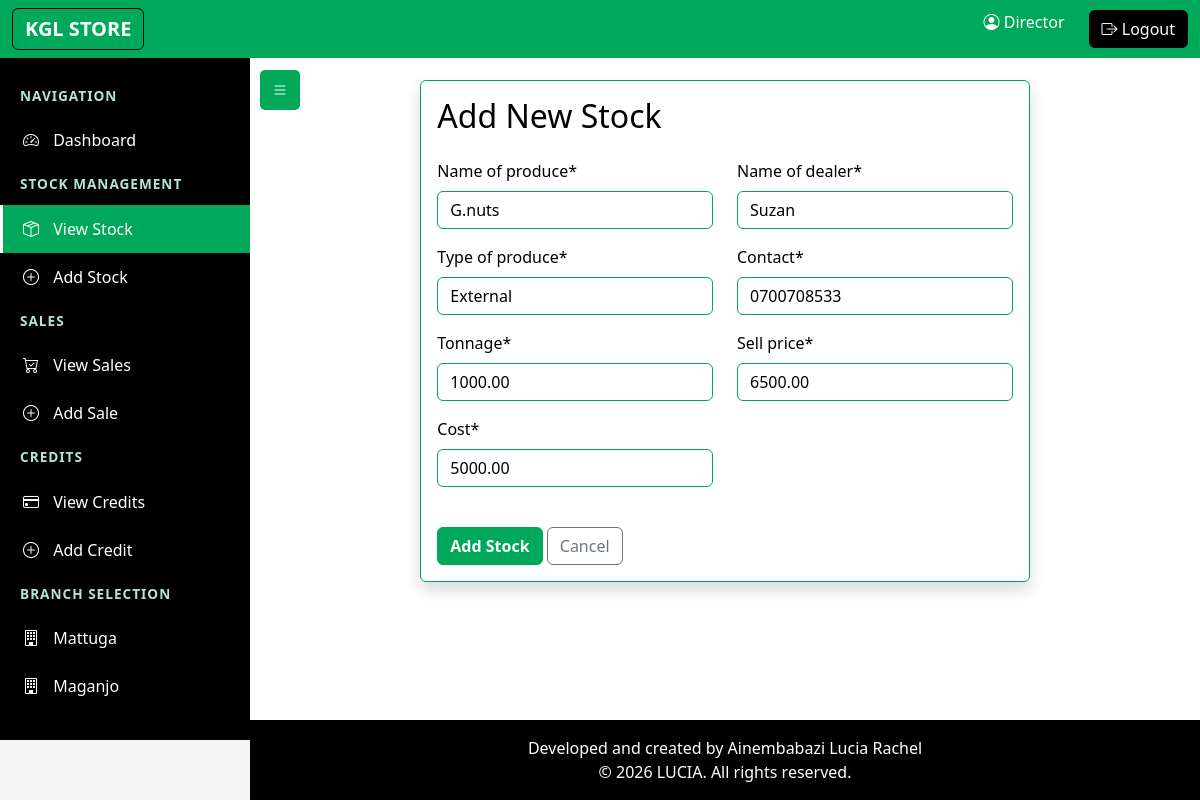
/stock/edit/6/ (signed in), run on an earlier commit of the app's database.
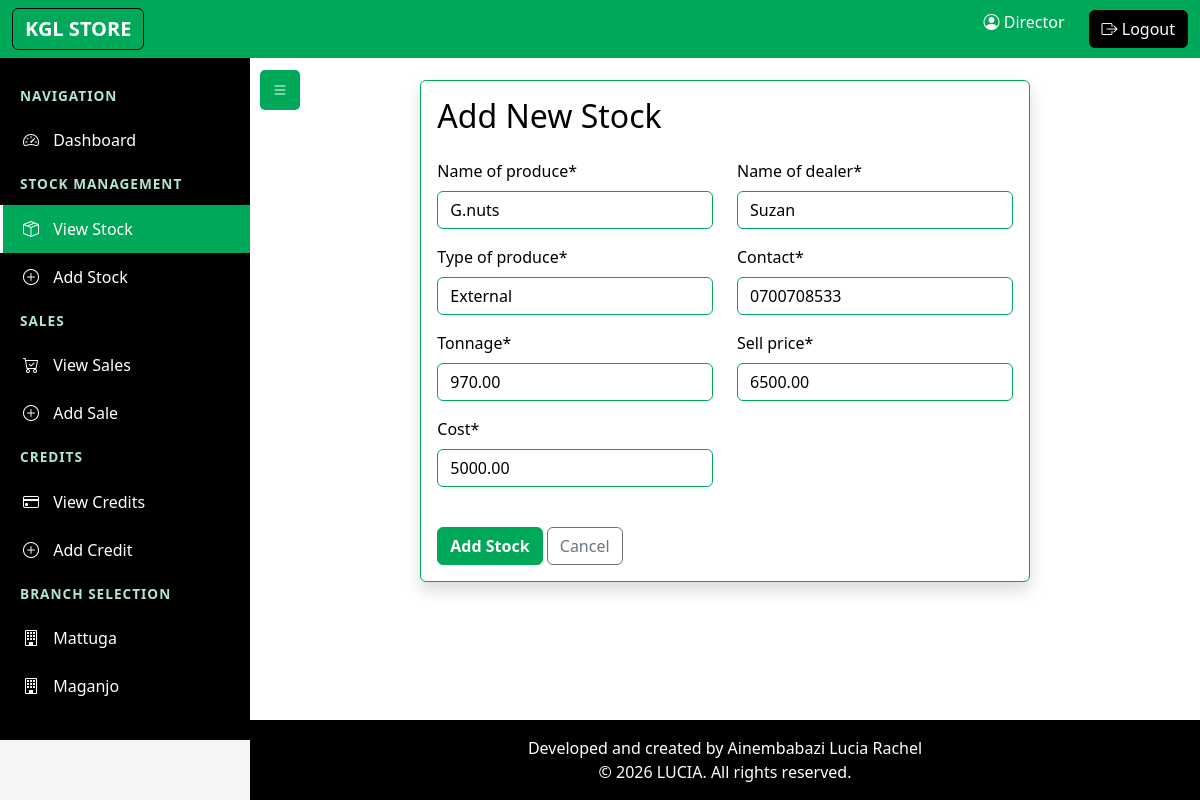
And on a later commit of the database.
### kglapp/models.py (models this page shows, shortened)
class Stock(models.Model):
    name_of_produce = models.CharField(max_length=100, null=False, blank=False)
    branch = models.CharField(max_length=100, null=False, blank=False, default='Mattuga', choices=[
        ('Mattuga', 'Mattuga'),
        ('Maganjo', 'Maganjo'),
    ])
    type_of_produce = models.CharField(max_length=50, null=False, blank=False)
    date_of_arrival = models.DateField(auto_now_add=True,null=False, blank=False)
    time_of_arrival = models.TimeField(auto_now_add=True,null=False, blank=False)
    tonnage = models.DecimalField(max_digits=10, decimal_places=2, null= False, blank=False)
    name_of_dealer = models.CharField(max_length=100, null=False, blank=False)
    cost = models.DecimalField(max_digits=12, decimal_places=2, null=False, blank=False)
    contact = models.CharField(max_length=20, null=False, blank=False)
    sell_price = models.DecimalField(max_digits=12, decimal_places=2, null=False, blank=False)

### kglapp/views.py (the view)
# urls.py: path('stock/edit/<int:stock_id>/', views.edit_stock, name='edit_stock'),
@login_required
@has_role(['manager', 'director'])
def edit_stock(request, stock_id):
    stock = get_object_or_404(Stock, id=stock_id)
    if request.user.role == 'manager' and stock.branch != request.user.branch:
        raise PermissionDenied("You don't have permission to edit this stock item.")
    if request.method == 'POST':
        form = StockForm(request.POST, instance=stock, user=request.user)
        if form.is_valid():
            form.save()
            return redirect('all_stock')
    else:
        form = StockForm(instance=stock, user=request.user)
    return render(request, 'add_stock.html', {'form': form, 'edit_mode': True})

### kglapp/forms.py (shortened to what this page needs)
class StockForm(forms.ModelForm):
    class Meta:
        model = Stock
        fields = ['name_of_produce', 'type_of_produce', 'tonnage', 'name_of_dealer',
                 'cost', 'contact', 'sell_price']
    def __init__(self, *args, **kwargs):
        user = kwargs.pop('user', None)
        branch = kwargs.pop('branch', None)
        super().__init__(*args, **kwargs)
        if user:
            if user.role == 'manager':
                self.instance.branch = user.branch
            elif user.role == 'director':
                if branch:
                    self.instance.branch = branch
                self.fields['branch'] = forms.ChoiceField(
                    choices=[('Mattuga', 'Mattuga'), ('Maganjo', 'Maganjo')],
                    initial=branch or 'Mattuga'
                )

### kglapp/views.py (called while the page is built)
def has_role(roles):
    def check_role(user):
        if not user.is_authenticated:
            return False
        if user.is_superuser:
            return True
        if isinstance(roles, str):
            return user.role == roles
        return user.role in roles
    return user_passes_test(check_role)

### kglapp/templates/add_stock.html (shortened to what this page needs)
{% extends 'base.html' %}
{% load crispy_forms_tags %}
{% block content %}
<div class="row justify-content-center">
    <div class="col-md-8">
        <div class="card shadow">
            <div class="card-body">
                <h2 class="card-title mb-4">Add New Stock</h2>
                <form method="post" id="stockForm">
                    <div class="row">
                        <div class="col-md-6">
                            {{ form.name_of_produce|as_crispy_field }}
                            {{ form.type_of_produce|as_crispy_field }}
                            {{ form.tonnage|as_crispy_field }}
                            {{ form.cost|as_crispy_field }}
                        </div>
                        <div class="col-md-6">
                            {{ form.name_of_dealer|as_crispy_field }}
                            {{ form.contact|as_crispy_field }}
                            {{ form.sell_price|as_crispy_field }}
                        </div>
                    </div>
                    <div class="mt-4">
                        <button type="submit" class="btn btn-primary" id="submitBtn">Add Stock</button>
                        <a href="{% url 'all_stock' %}" class="btn btn-outline-secondary">Cancel</a>
                    </div>
                </form>
            </div>
        </div>
    </div>
</div>
{% endblock %}

What changed in the data, as far as the page shows it:
changed Stock "G.nuts": tonnage "1000.00" → "970.00"
